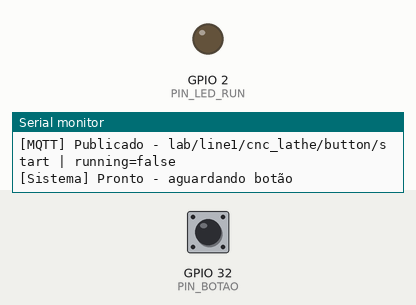
Recording of a sketch running on a simulated ESP32. Shown: output pins drawn as LEDs (lit = HIGH), the last lines printed to the serial monitor. The test bench sets the inputs (shaded band); at power-on: GPIO 32 (PIN_BOTAO) HIGH. WiFi joins after 1.5 s; servers stay silent unless stated; the local clock reads 2024-03-15 10:24:30 at power-on unless the sketch sets it; no MQTT or app messages arrive unless stated.

Above: at 4.4 s.
4.5 s: GPIO 32 (PIN_BOTAO) pulled LOW for 0.15 s
At 5.1 s:
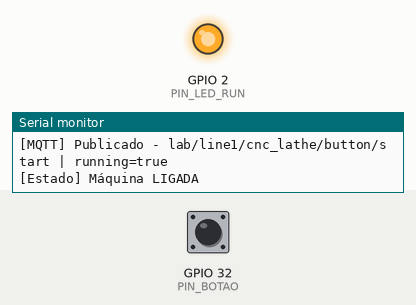
6.1 s: GPIO 32 (PIN_BOTAO) pulled LOW for 1 s
At 7.3 s:
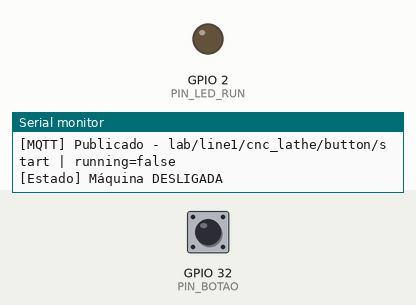
8.6 s: GPIO 32 (PIN_BOTAO) pulled LOW for 3.2 s
At 9.3 s:
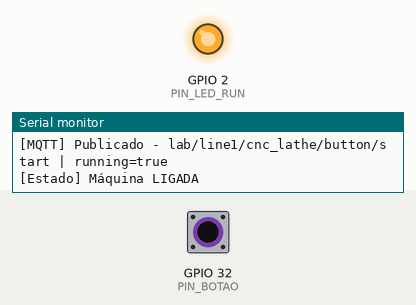
Timing chart, 0 to 11.6 s (numbered marks = the images above; inputs shaded):
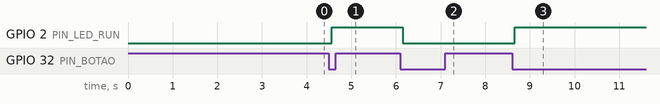

The sketch:

esp32_cnc_lathe_1button.ino
```cpp
// =============================================================================
// ESP32 - Sinal Digital de Máquina Ligada/Desligada via MQTT
// Sistema OEE - Condition Monitoring
// =============================================================================
//
// FUNÇÃO:
//   Um único botão (ou sensor digital) controla o estado ON/OFF da máquina.
//   O ESP32 publica o estado no broker MQTT toda vez que muda, e também
//   envia um heartbeat periódico para manter o servidor informado.
//
// CONFIGURAÇÃO:
//   Edite config.h antes de gravar. Não altere este arquivo.
//
// TÓPICOS MQTT:
//   PUBLISH  lab/line1/cnc_lathe/button/start  retain=true
//            Payload: { "ts": "2026-03-24T19:00:00", "value": 1.0 }   → ON
//                     { "ts": "2026-03-24T19:00:00", "value": 0.0 }   → OFF
//
//   PUBLISH  lab/line1/cnc_lathe/status        retain=true
//            Payload: { "ts": "...", "running": true,  "machine_id": "CNC-001" }
//                     { "ts": "...", "running": false, "machine_id": "CNC-001" }
//
// HARDWARE (pinos definidos em config.h):
//   PIN_BOTAO  (GPIO32)  - botão NO entre GPIO e GND (usa pull-up interno)
//   PIN_LED_RUN (GPIO2)  - LED indica máquina rodando (LED onboard)
//
// MODOS DE OPERAÇÃO (config.h → MODO_BOTAO):
//   MODO_TOGGLE - cada pressão inverte o estado (padrão para botão físico)
//   MODO_NIVEL  - lê o nível lógico do pino diretamente (reed switch / sensor)
//
// DEPENDÊNCIAS (instale pelo Library Manager do Arduino IDE):
//   - PubSubClient  by Nick O'Leary  (https://github.com/knolleary/pubsubclient)
//
// =============================================================================

#include <WiFi.h>
#include <PubSubClient.h>
#include <time.h>
#include "config.h"

// ── Modos de botão ────────────────────────────────────────────────────────────
#define MODO_TOGGLE 0
#define MODO_NIVEL  1

// ── Tópicos montados a partir de config.h ────────────────────────────────────
#define _TOPIC_BASE   TOPIC_LINE "/" TOPIC_AREA "/" TOPIC_DEVICE
#define TOPIC_BUTTON  _TOPIC_BASE "/button/start"
#define TOPIC_STATUS  _TOPIC_BASE "/status"

// ── Estado global ─────────────────────────────────────────────────────────────
static bool   maquina_rodando  = false;  // estado atual da máquina
static bool   ultimo_btn_raw   = true;   // nível anterior do pino (pull-up → idle=HIGH)
static bool   btn_confirmado   = true;   // estado após debounce
static unsigned long t_borda   = 0;      // timestamp da última borda detectada
static unsigned long t_heartbt = 0;      // timestamp do último heartbeat

// ── Objetos WiFi e MQTT ───────────────────────────────────────────────────────
static WiFiClient   wifi_client;
static PubSubClient mqtt(wifi_client);

// =============================================================================
// Utilitários
// =============================================================================

/**
 * Retorna timestamp ISO8601 UTC do NTP.
 * Exemplo: "2026-03-24T19:45:11"
 */
static String iso8601_agora() {
  struct tm ti;
  if (!getLocalTime(&ti)) {
    // NTP ainda não sincronizado - retorna placeholder
    return "1970-01-01T00:00:00";
  }
  char buf[32];
  strftime(buf, sizeof(buf), "%Y-%m-%dT%H:%M:%S", &ti);
  return String(buf);
}

/**
 * Monta payload JSON para o tópico /button/start.
 *   { "ts": "...", "value": 1.0, "machine_id": "CNC-001" }
 */
static String payload_button(bool ligada) {
  String ts  = iso8601_agora();
  float  val = ligada ? 1.0f : 0.0f;
  char   buf[128];
  snprintf(buf, sizeof(buf),
    "{\"ts\":\"%s\",\"value\":%.1f,\"machine_id\":\"%s\"}",
    ts.c_str(), val, MACHINE_ID);
  return String(buf);
}

/**
 * Monta payload JSON para o tópico /status.
 *   { "ts": "...", "running": true, "machine_id": "CNC-001" }
 */
static String payload_status(bool ligada) {
  String ts = iso8601_agora();
  const char* running = ligada ? "true" : "false";
  char buf[128];
  snprintf(buf, sizeof(buf),
    "{\"ts\":\"%s\",\"running\":%s,\"machine_id\":\"%s\"}",
    ts.c_str(), running, MACHINE_ID);
  return String(buf);
}

// =============================================================================
// WiFi
// =============================================================================

static void wifi_conectar() {
  if (WiFi.status() == WL_CONNECTED) return;

  Serial.printf("[WiFi] Conectando a '%s'", WIFI_SSID);
  WiFi.mode(WIFI_STA);
  WiFi.begin(WIFI_SSID, WIFI_PASS);

  int tentativas = 0;
  while (WiFi.status() != WL_CONNECTED && tentativas < 30) {
    delay(500);
    Serial.print(".");
    tentativas++;
  }

  if (WiFi.status() == WL_CONNECTED) {
    Serial.printf("\n[WiFi] OK - IP: %s\n", WiFi.localIP().toString().c_str());
    // Sincroniza NTP após conectar
    configTime(GMT_OFFSET_S, DST_OFFSET_S, NTP_SERVER);
    Serial.println("[NTP] Sincronizando...");
    delay(1500);
    Serial.println("[NTP] OK");
  } else {
    Serial.println("\n[WiFi] FALHA - tentará novamente no próximo ciclo");
  }
}

// =============================================================================
// MQTT
// =============================================================================

/**
 * Publica o estado atual nos dois tópicos com retain=true.
 * Chamado sempre que o estado muda e no heartbeat periódico.
 */
static void mqtt_publicar_estado(bool ligada) {
  if (!mqtt.connected()) return;

  String pb = payload_button(ligada);
  String ps = payload_status(ligada);

  // retain=true → servidor sempre sabe o último estado mesmo após reconexão
  mqtt.publish(TOPIC_BUTTON, pb.c_str(), /*retain=*/true);
  mqtt.publish(TOPIC_STATUS, ps.c_str(), /*retain=*/true);

  Serial.printf("[MQTT] Publicado - %s | running=%s\n",
    TOPIC_BUTTON, ligada ? "true" : "false");
}

/**
 * Conecta (ou reconecta) ao broker MQTT.
 * Bloqueia até conectar ou esgotar 5 tentativas.
 */
static void mqtt_conectar() {
  if (mqtt.connected()) return;

  mqtt.setServer(BROKER_HOST, BROKER_PORT);
  mqtt.setKeepAlive(60);

  // client_id único por device para evitar colisões no broker
  char client_id[48];
  snprintf(client_id, sizeof(client_id), "esp32-%s-%04X",
    MACHINE_ID, (uint16_t)(ESP.getEfuseMac() & 0xFFFF));

  int tentativas = 0;
  while (!mqtt.connected() && tentativas < 5) {
    Serial.printf("[MQTT] Conectando ao broker %s:%d ...", BROKER_HOST, BROKER_PORT);

    bool ok;
    if (strlen(BROKER_USER) > 0) {
      ok = mqtt.connect(client_id, BROKER_USER, BROKER_PASS);
    } else {
      ok = mqtt.connect(client_id);
    }

    if (ok) {
      Serial.println(" OK");
      // Publica estado atual imediatamente após reconexão
      mqtt_publicar_estado(maquina_rodando);
    } else {
      Serial.printf(" FALHA (rc=%d), aguardando 3s...\n", mqtt.state());
      delay(3000);
      tentativas++;
    }
  }
}

// =============================================================================
// Lógica do botão
// =============================================================================

/**
 * Lê o botão com debounce e atualiza o estado da máquina.
 * Suporta MODO_TOGGLE e MODO_NIVEL conforme config.h.
 *
 * Retorna true se o estado da máquina mudou nesta chamada.
 */
static bool botao_processar() {
  bool leitura = digitalRead(PIN_BOTAO);   // HIGH = solto (pull-up), LOW = pressionado

#if MODO_BOTAO == MODO_NIVEL
  // ── Modo nível: pino LOW = máquina ON, HIGH = máquina OFF ────────────────
  bool novo_estado = (leitura == LOW);
  if (novo_estado != maquina_rodando) {
    maquina_rodando = novo_estado;
    return true;
  }
  return false;

#else
  // ── Modo toggle: borda de descida (pressionou) inverte estado ────────────
  unsigned long agora = millis();

  // Detecta borda de descida (solto → pressionado)
  if (leitura == LOW && ultimo_btn_raw == HIGH) {
    t_borda = agora;  // marca início do debounce
  }

  // Confirma borda após período de debounce
  if (leitura == LOW && btn_confirmado == true) {
    if ((agora - t_borda) >= DEBOUNCE_MS) {
      btn_confirmado  = false;     // aguarda soltar para próximo toggle
      maquina_rodando = !maquina_rodando;
      ultimo_btn_raw  = leitura;
      return true;                 // estado mudou
    }
  }

  // Botão solto: permite próximo toggle
  if (leitura == HIGH) {
    btn_confirmado = true;
  }

  ultimo_btn_raw = leitura;
  return false;
#endif
}

// =============================================================================
// Setup
// =============================================================================

void setup() {
  Serial.begin(115200);
  delay(200);

  Serial.println();
  Serial.println("============================================");
  Serial.printf("  OEE Edge - %s\n", MACHINE_ID);
  Serial.printf("  Tópico: %s\n", TOPIC_BUTTON);
  Serial.println("============================================");

  // Configura GPIO
  pinMode(PIN_BOTAO,  INPUT_PULLUP);
  pinMode(PIN_LED_RUN, OUTPUT);
  digitalWrite(PIN_LED_RUN, LOW);  // LED apagado no boot

  // Conecta WiFi e sincroniza NTP
  wifi_conectar();

  // Conecta MQTT
  mqtt_conectar();

  Serial.println("[Sistema] Pronto - aguardando botão");
}

// =============================================================================
// Loop principal
// =============================================================================

void loop() {
  // ── Manutenção de conexões ─────────────────────────────────────────────────
  if (WiFi.status() != WL_CONNECTED) {
    wifi_conectar();
  }
  if (!mqtt.connected()) {
    mqtt_conectar();
  }
  mqtt.loop();  // processa mensagens MQTT pendentes (keep-alive, etc.)

  // ── Lê botão e publica se o estado mudou ──────────────────────────────────
  if (botao_processar()) {
    mqtt_publicar_estado(maquina_rodando);

    // Atualiza LED de status
    digitalWrite(PIN_LED_RUN, maquina_rodando ? HIGH : LOW);

    Serial.printf("[Estado] Máquina %s\n", maquina_rodando ? "LIGADA" : "DESLIGADA");
  }

  // ── Heartbeat periódico ────────────────────────────────────────────────────
  // Republica o estado mesmo sem mudança para manter o servidor informado
  unsigned long agora = millis();
  if ((agora - t_heartbt) >= HEARTBEAT_MS) {
    t_heartbt = agora;
    mqtt_publicar_estado(maquina_rodando);
    Serial.printf("[Heartbeat] running=%s\n", maquina_rodando ? "true" : "false");
  }

  delay(10);  // cede CPU por 10ms
}
```

config.example.h
```cpp
// =============================================================================
// config.example.h - Template de configuração (SEM credenciais reais)
// =============================================================================
// Copie para config.h e preencha com os dados reais antes de gravar.
// Este arquivo SIM pode ser versionado no Git.
// =============================================================================

#pragma once

// ── WiFi ─────────────────────────────────────────────────────────────────────
#define WIFI_SSID     "NOME_DA_REDE"
#define WIFI_PASS     "SENHA_WIFI"

// ── Broker MQTT ──────────────────────────────────────────────────────────────
#define BROKER_HOST   "192.168.1.XXX"   // IP do servidor OEE
#define BROKER_PORT   1883
#define BROKER_USER   ""                // vazio se sem autenticação
#define BROKER_PASS   ""

// ── Identificação da Máquina ──────────────────────────────────────────────────
#define MACHINE_ID    "CNC-001"         // deve bater com o machine_id no OEE
#define TOPIC_LINE    "lab"
#define TOPIC_AREA    "line1"
#define TOPIC_DEVICE  "cnc_lathe"

// ── NTP ───────────────────────────────────────────────────────────────────────
#define NTP_SERVER    "pool.ntp.org"
#define GMT_OFFSET_S  -10800            // UTC-3 (Brasília)
#define DST_OFFSET_S  0

// ── Hardware ──────────────────────────────────────────────────────────────────
#define PIN_BOTAO     32                // GPIO do botão (NO, com pull-up interno)
#define PIN_LED_RUN   2                 // GPIO do LED de status (onboard = 2)

// ── Comportamento ─────────────────────────────────────────────────────────────
#define MODO_BOTAO    MODO_TOGGLE       // ou MODO_NIVEL para sensor digital
#define DEBOUNCE_MS   50
#define HEARTBEAT_MS  30000
```

Measured:
- after the input at 4.5 s, GPIO 2 (PIN_LED_RUN): LOW → HIGH after 0.06 s
- after the input at 6.1 s, GPIO 2 (PIN_LED_RUN): HIGH → LOW after 0.06 s
- after the input at 8.6 s, GPIO 2 (PIN_LED_RUN): LOW → HIGH after 0.06 s
